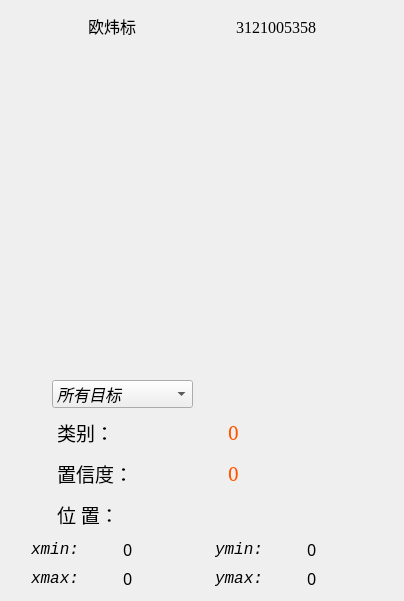
          <widget class="QWidget" name="Page_result">
           <layout class="QVBoxLayout" name="verticalLayout_2">
            <item>
             <widget class="QLabel" name="label_website">
              <property name="minimumSize">
               <size>
                <width>0</width>
                <height>30</height>
               </size>
              </property>
              <property name="font">
               <font>
                <family>Times new roman</family>
                <pointsize>12</pointsize>
                <italic>false</italic>
                <bold>false</bold>
               </font>
              </property>
              <property name="styleSheet">
               <string notr="true">QLabel{font: 12pt &quot;Times new roman&quot;;}</string>
              </property>
              <property name="text">
               <string>欧炜标                         3121005358</string>
              </property>
              <property name="alignment">
               <set>Qt::AlignmentFlag::AlignCenter</set>
              </property>
             </widget>
            </item>
            <item>
             <widget class="QLabel" name="label_bar">
              <property name="minimumSize">
               <size>
                <width>382</width>
                <height>300</height>
               </size>
              </property>
              <property name="maximumSize">
               <size>
                <width>400</width>
                <height>300</height>
               </size>
              </property>
              <property name="styleSheet">
               <string notr="true">border-image: url(:/images/icons/weed_logo.png);</string>
              </property>
              <property name="text">
               <string/>
              </property>
              <property name="margin">
               <number>5</number>
              </property>
             </widget>
            </item>
            <item>
             <widget class="QLabel" name="label">
              <property name="minimumSize">
               <size>
                <width>0</width>
                <height>20</height>
               </size>
              </property>
              <property name="maximumSize">
               <size>
                <width>16777215</width>
                <height>20</height>
               </size>
              </property>
              <property name="text">
               <string/>
              </property>
             </widget>
            </item>
            <item>
             <layout class="QHBoxLayout" name="Layout_obj">
              <property name="topMargin">
               <number>0</number>
              </property>
              <property name="rightMargin">
               <number>200</number>
              </property>
              <item>
               <widget class="QLabel" name="label_picSelect">
                <property name="minimumSize">
                 <size>
                  <width>30</width>
                  <height>30</height>
                 </size>
                </property>
                <property name="maximumSize">
                 <size>
                  <width>35</width>
                  <height>35</height>
                 </size>
                </property>
                <property name="styleSheet">
                 <string notr="true">border-image: url(:/images/icons/selection.png);</string>
                </property>
                <property name="text">
                 <string/>
                </property>
               </widget>
              </item>
              <item>
               <widget class="QComboBox" name="comboBox_select">
                <property name="minimumSize">
                 <size>
                  <width>0</width>
                  <height>24</height>
                 </size>
                </property>
                <property name="maximumSize">
                 <size>
                  <width>150</width>
                  <height>28</height>
                 </size>
                </property>
                <property name="font">
                 <font>
                  <family>Consolas</family>
                  <pointsize>12</pointsize>
                  <italic>true</italic>
                  <bold>false</bold>
                 </font>
                </property>
                <property name="focusPolicy">
                 <enum>Qt::FocusPolicy::ClickFocus</enum>
                </property>
                <property name="currentText">
                 <string>所有目标</string>
                </property>
                <property name="iconSize">
                 <size>
                  <width>36</width>
                  <height>36</height>
                 </size>
                </property>
                <item>
                 <property name="text">
                  <string>所有目标</string>
                 </property>
                </item>
               </widget>
              </item>
             </layout>
            </item>
            <item>
             <layout class="QHBoxLayout" name="Layout_cls">
              <item>
               <widget class="QLabel" name="label_picResult">
                <property name="minimumSize">
                 <size>
                  <width>35</width>
                  <height>35</height>
                 </size>
                </property>
                <property name="maximumSize">
                 <size>
                  <width>40</width>
                  <height>40</height>
                 </size>
                </property>
                <property name="styleSheet">
                 <string notr="true">border-image: url(:/images/icons/result.png);</string>
                </property>
                <property name="text">
                 <string/>
                </property>
               </widget>
              </item>
              <item>
               <widget class="QLabel" name="label_class">
                <property name="font">
                 <font>
                  <family>华文仿宋</family>
                  <pointsize>14</pointsize>
                 </font>
                </property>
                <property name="text">
                 <string>&lt;html&gt;&lt;head/&gt;&lt;body&gt;&lt;p&gt;类别：&lt;/p&gt;&lt;/body&gt;&lt;/html&gt;</string>
                </property>
               </widget>
              </item>
              <item>
               <widget class="QLabel" name="label_class_result">
                <property name="font">
                 <font>
                  <family>SimSun</family>
                  <pointsize>14</pointsize>
                 </font>
                </property>
                <property name="styleSheet">
                 <string notr="true">color: rgb(255, 85, 0);</string>
                </property>
                <property name="text">
                 <string>0</string>
                </property>
               </widget>
              </item>
             </layout>
            </item>
            <item>
             <layout class="QHBoxLayout" name="Layout_conf">
              <item>
               <widget class="QLabel" name="label_picConf">
                <property name="minimumSize">
                 <size>
                  <width>35</width>
                  <height>35</height>
                 </size>
                </property>
                <property name="maximumSize">
                 <size>
                  <width>40</width>
                  <height>40</height>
                 </size>
                </property>
                <property name="styleSheet">
                 <string notr="true">border-image: url(:/images/icons/Score.png);</string>
                </property>
                <property name="text">
                 <string/>
                </property>
               </widget>
              </item>
              <item>
               <widget class="QLabel" name="label_conf">
                <property name="font">
                 <font>
                  <family>华文仿宋</family>
                  <pointsize>14</pointsize>
                 </font>
                </property>
                <property name="text">
                 <string>&lt;html&gt;&lt;head/&gt;&lt;body&gt;&lt;p&gt;置信度：&lt;/p&gt;&lt;/body&gt;&lt;/html&gt;</string>
                </property>
               </widget>
              </item>
              <item>
               <widget class="QLabel" name="label_score_result">
                <property name="font">
                 <font>
                  <family>SimSun</family>
                  <pointsize>14</pointsize>
                 </font>
                </property>
                <property name="styleSheet">
                 <string notr="true">color: rgb(255, 85, 0);</string>
                </property>
                <property name="text">
                 <string>0</string>
                </property>
               </widget>
              </item>
             </layout>
            </item>
            <item>
             <layout class="QHBoxLayout" name="Layout_loc">
              <item>
               <widget class="QLabel" name="label_picLocation">
                <property name="minimumSize">
                 <size>
                  <width>35</width>
                  <height>35</height>
                 </size>
                </property>
                <property name="maximumSize">
                 <size>
                  <width>40</width>
                  <height>40</height>
                 </size>
                </property>
                <property name="styleSheet">
                 <string notr="true">border-image: url(:/images/icons/Ordinateur.png);</string>
                </property>
                <property name="text">
                 <string/>
                </property>
               </widget>
              </item>
              <item>
               <widget class="QLabel" name="label_location">
                <property name="font">
                 <font>
                  <family>华文仿宋</family>
                  <pointsize>14</pointsize>
                 </font>
                </property>
                <property name="text">
                 <string>&lt;html&gt;&lt;head/&gt;&lt;body&gt;&lt;p&gt;位 置：&lt;/p&gt;&lt;/body&gt;&lt;/html&gt;</string>
                </property>
               </widget>
              </item>
             </layout>
            </item>
            <item>
             <layout class="QHBoxLayout" name="Layout_xymin">
              <property name="leftMargin">
               <number>20</number>
              </property>
              <item>
               <widget class="QLabel" name="label_xmin">
                <property name="font">
                 <font>
                  <family>Consolas</family>
                  <pointsize>12</pointsize>
                  <italic>true</italic>
                  <bold>false</bold>
                 </font>
                </property>
                <property name="text">
                 <string>xmin: </string>
                </property>
               </widget>
              </item>
              <item>
               <widget class="QLabel" name="label_xmin_result">
                <property name="font">
                 <font>
                  <family>SimSun-ExtB</family>
                  <pointsize>12</pointsize>
                 </font>
                </property>
                <property name="text">
                 <string>0</string>
                </property>
               </widget>
              </item>
              <item>
               <widget class="QLabel" name="label_ymin">
                <property name="font">
                 <font>
                  <family>Consolas</family>
                  <pointsize>12</pointsize>
                  <italic>true</italic>
                  <bold>false</bold>
                 </font>
                </property>
                <property name="text">
                 <string>ymin: </string>
                </property>
               </widget>
              </item>
              <item>
               <widget class="QLabel" name="label_ymin_result">
                <property name="font">
                 <font>
                  <family>SimSun-ExtB</family>
                  <pointsize>12</pointsize>
                 </font>
                </property>
                <property name="text">
                 <string>0</string>
                </property>
               </widget>
              </item>
             </layout>
            </item>
            <item>
             <layout class="QHBoxLayout" name="Layout_xymax">
              <property name="leftMargin">
               <number>20</number>
              </property>
              <item>
               <widget class="QLabel" name="label_xmax">
                <property name="font">
                 <font>
                  <family>Consolas</family>
                  <pointsize>12</pointsize>
                  <italic>true</italic>
                  <bold>false</bold>
                 </font>
                </property>
                <property name="text">
                 <string>xmax: </string>
                </property>
               </widget>
              </item>
              <item>
               <widget class="QLabel" name="label_xmax_result">
                <property name="font">
                 <font>
                  <family>SimSun-ExtB</family>
                  <pointsize>12</pointsize>
                 </font>
                </property>
                <property name="text">
                 <string>0</string>
                </property>
               </widget>
              </item>
              <item>
               <widget class="QLabel" name="label_ymax">
                <property name="font">
                 <font>
                  <family>Consolas</family>
                  <pointsize>12</pointsize>
                  <italic>true</italic>
                  <bold>false</bold>
                 </font>
                </property>
                <property name="text">
                 <string>ymax: </string>
                </property>
               </widget>
              </item>
              <item>
               <widget class="QLabel" name="label_ymax_result">
                <property name="font">
                 <font>
                  <family>SimSun-ExtB</family>
                  <pointsize>12</pointsize>
                 </font>
                </property>
                <property name="text">
                 <string>0</string>
                </property>
               </widget>
              </item>
             </layout>
            </item>
           </layout>
          </widget>
